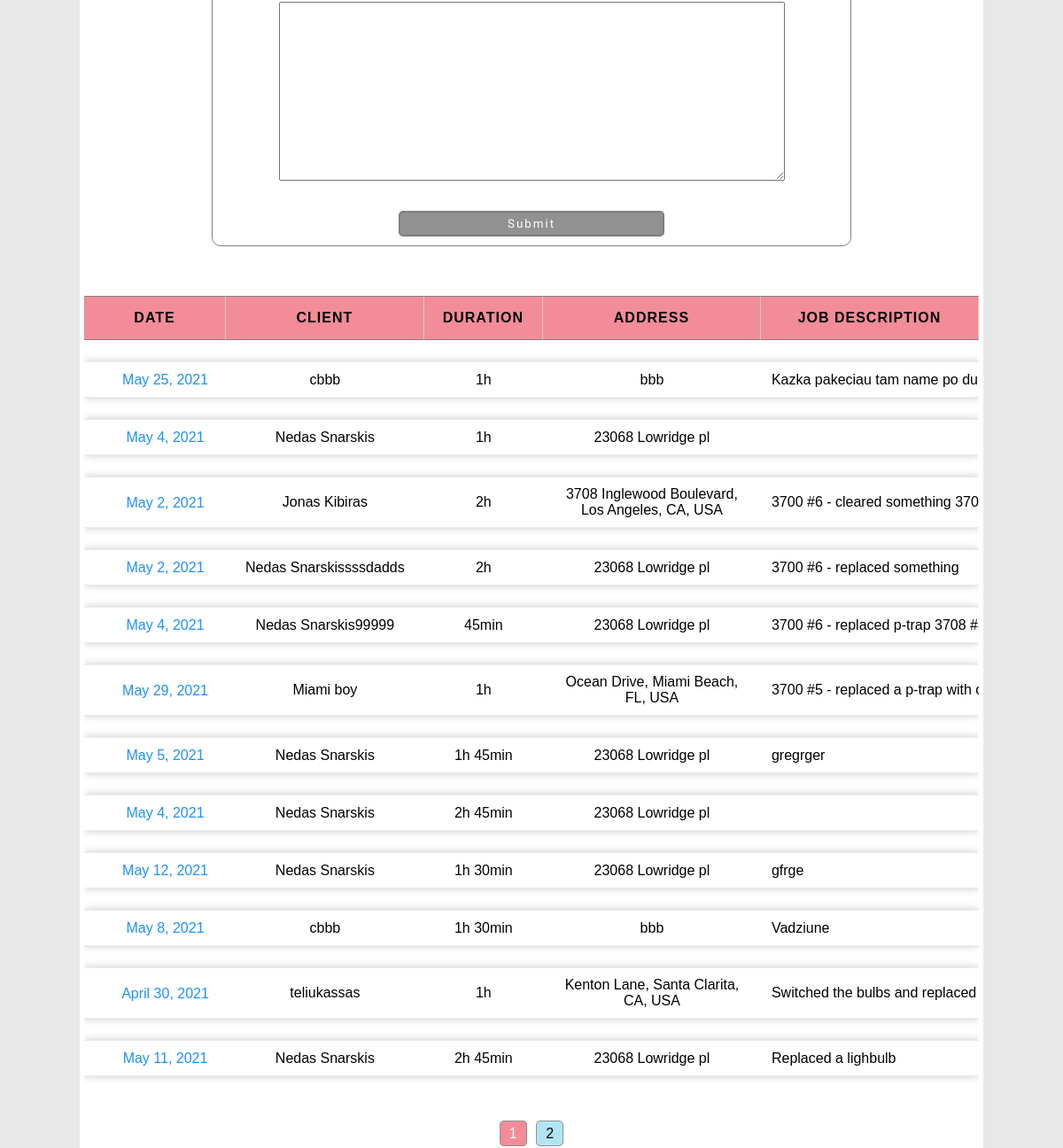
The app's page / (signed in, lower part), older data.
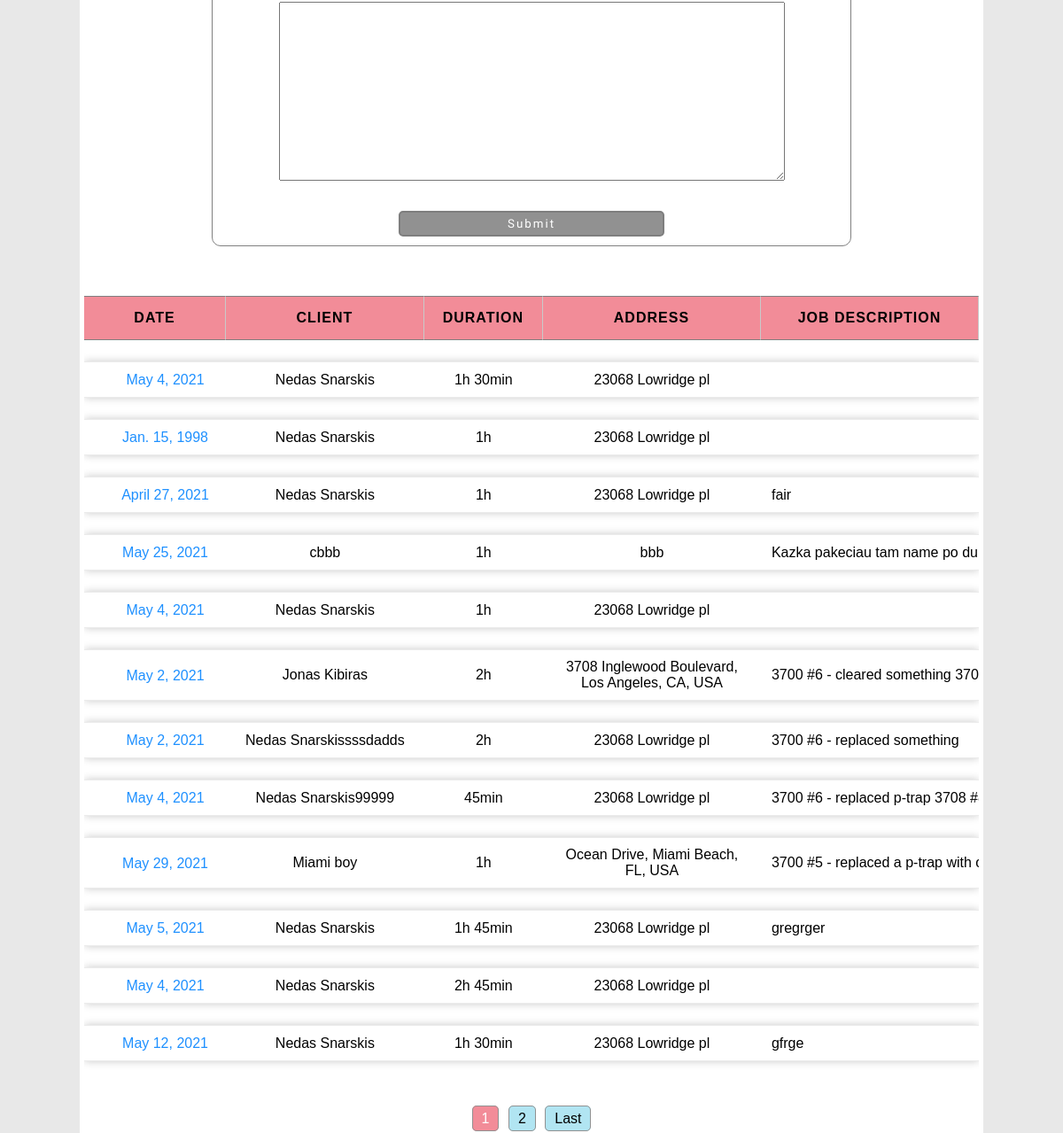
The same page, newer data.
### JobTrackingApp/models.py (models this page shows, shortened)
class ScheduleEvent(models.Model):
    date = models.DateField()
    duration = models.CharField(
        max_length=100,
        validators=[validate_duration],
        blank=True,
    )
    work_order = models.CharField(
        default="-",
        max_length=20,
    )
    client = models.ForeignKey(Client, on_delete=models.CASCADE)
    description = models.TextField(max_length=2000, blank=True)

class Client(models.Model):
    user = models.ForeignKey(User, on_delete=models.CASCADE)
    name = models.CharField(max_length=30)
    address = models.CharField(max_length=60)
    phone_number = models.CharField(blank=True, max_length=30)
    email_address = models.EmailField(blank=True, max_length=30)
    def __str__(self):
        return f"{self.name}"

### JobTrackingApp/views.py (the view, shortened to what this page needs)
# urls.py: path("", views.index, name="index"),
@login_required
def index(request):
    context = {}
    query = ""
    eventForm = EventForm(user=request.user)
    events = ScheduleEvent.objects.filter(client__user=request.user).order_by("-pk")
    searchForm = SearchForm(request.GET)
    if request.method == "GET":
        if searchForm.is_valid() and searchForm.cleaned_data["query"]:
            data = searchForm.cleaned_data
            query = data["query"]
            if query:
                events = events.filter(
                    Q(client__name__icontains=query)
                    | Q(description__icontains=query)
                    | Q(client__address__icontains=query)
                    | Q(work_order__icontains=query)
                )
    page_number = request.GET.get("page", 1)
    paginator = Paginator(events, 12)
    pageList = paginator.get_page(page_number)
    context["searchForm"] = searchForm
    context["search"] = query
    context["eventForm"] = eventForm
    context["paginator"] = paginator
    context["is_paginated"] = True
    context["page_obj"] = pageList
    return render(request, "JobTrackingApp/index.html", context)

### JobTrackingApp/forms.py
class SearchForm(forms.Form):
    query = forms.CharField(max_length=100, required=False)

class EventForm(ModelForm):
    date = forms.DateField(
        required=True,
        widget=forms.widgets.DateTimeInput(
            attrs={"type": "date", "placeholder": "mm/dd/yyyy"}
        ),
        error_messages={
            "invalid": "Enter a valid date. 'mm/dd/yyyy'",
        },
    )
    duration = forms.CharField(
        required=False,
        widget=forms.widgets.TextInput(attrs={"placeholder": "example: 2h45min"}),
    )
    class Meta:
        model = ScheduleEvent
        fields = ["date", "duration", "work_order", "client", "description"]
    def __init__(self, user, *args, **kwargs):
        super(EventForm, self).__init__(*args, **kwargs)
        self.fields["client"].queryset = Client.objects.filter(user=user)

### JobTrackingApp/templates/JobTrackingApp/index.html (shortened to what this page needs)
{% extends 'JobTrackingApp/base.html' %}
{% load static %}
{% block css %}
    <link rel="stylesheet" href="{% static 'css/index.css' %}">
{% endblock css %}
{% block content %}
    {% if request.user.is_authenticated %}
        <div class="createEventDiv">
            <form class="addEventForm" action='' method='POST'>
                <div class="wrapper2">
                    {% for field in eventForm %}
                        <div class="field">
                            <div class="flex-item flex-item3">{{ field }} </div>
                        </div>
                    {% endfor %}
                </div>
                <input class="button" type="submit" value="Submit">
            </form>
        </div>
        <table id='eventTable'>
            <tr class="table-header">
                <th>Date</th>
                <th>Client</th>
                <th>Duration</th>
                <th>Address</th>
                <th>Job description</th>
            </tr>
            {% for event in page_obj %}
                <tr class='table-row'>
                    <td data-name="Date"><a href="{% url 'editEvent' event.pk %}"></a>{{event.date}}</td>
                    <td data-name="Client">{{event.client.name}}</td>
                    <td data-name="Duration">{{event.duration}}</td>
                    <td data-name="Address">{{event.client.address}}</td>
                    <td data-name="Job Description" class="job-description">{{event.description}}</td>
                </tr>
            {% endfor %}
        </table>
        {% if is_paginated %}
        <div class="paginator">
            <a class="current-page-number">{{ page_obj.number }}</a>
            {% if page_obj.has_next %}
                <a href="?page={{ page_obj.next_page_number }}&query={{ search }}" class="page-number">{{ page_obj.next_page_number }}</a>
            {% endif %}
            {% if paginator.num_pages > page_obj.next_page_number %}
                <a href="?page={{ paginator.num_pages }}&query={{ search }}" class="page-number">Last</a>
            {% endif %}
        </div>
        {% endif %}
    {% else %}
        <table>Please login</table>
    {% endif %}
{% endblock content %}

Row changes from the older to the newer data that the page shows:
no longer on this page (row unchanged): ScheduleEvent: date "May 8, 2021", client.name "cbbb", duration "1h 30min", client.address "bbb", description "Vadziune"
no longer on this page (row unchanged): ScheduleEvent: date "April 30, 2021", client.name "teliukassas", duration "1h", client.address "Kenton Lane, Santa Clarita, CA, USA", description "Switched the bulbs and replaced…"
no longer on this page (row unchanged): ScheduleEvent: date "May 11, 2021", client.name "Nedas Snarskis", duration "2h 45min", client.address "23068 Lowridge pl", description "Replaced a lighbulb"
added ScheduleEvent: date "May 4, 2021", client.name "Nedas Snarskis", duration "1h 30min", client.address "23068 Lowridge pl"
added ScheduleEvent: date "Jan. 15, 1998", client.name "Nedas Snarskis", duration "1h", client.address "23068 Lowridge pl"
added ScheduleEvent: date "April 27, 2021", client.name "Nedas Snarskis", duration "1h", client.address "23068 Lowridge pl", description "fair"
Text that changed along with them:
text now shown: "Last"
